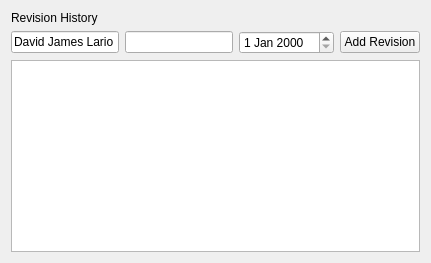
             <widget class="QWidget" name="tab_22">
              <attribute name="title">
               <string>Revision</string>
              </attribute>
              <layout class="QVBoxLayout" name="verticalLayout_35">
               <item>
                <widget class="QLabel" name="label_22">
                 <property name="text">
                  <string>Revision History</string>
                 </property>
                </widget>
               </item>
               <item>
                <layout class="QHBoxLayout" name="horizontalLayout_21">
                 <item>
                  <widget class="QLineEdit" name="txtCommandAuthor">
                   <property name="text">
                    <string>David James Lario</string>
                   </property>
                  </widget>
                 </item>
                 <item>
                  <widget class="QLineEdit" name="txtCommandRevision"/>
                 </item>
                 <item>
                  <widget class="QDateEdit" name="dteCommandRevisionDate"/>
                 </item>
                 <item>
                  <widget class="QPushButton" name="cmdAddCommandRevision">
                   <property name="text">
                    <string>Add Revision</string>
                   </property>
                  </widget>
                 </item>
                </layout>
               </item>
               <item>
                <widget class="QListWidget" name="lstCommandRevisionHistory"/>
               </item>
              </layout>
             </widget>
